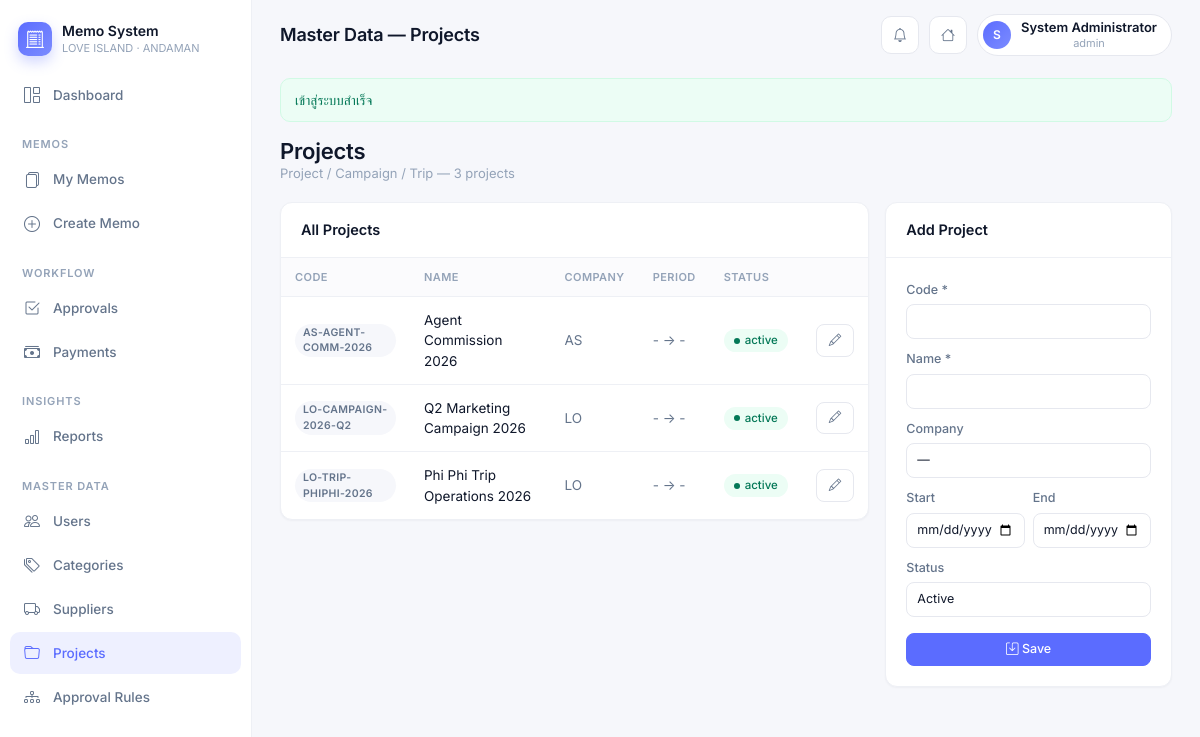
/master/projects (signed in), run on the app's committed database.
### tables this page shows
CREATE TABLE projects (
    id            BIGINT PRIMARY KEY AUTO_INCREMENT,
    project_code  VARCHAR(100) UNIQUE NOT NULL,
    project_name  VARCHAR(255) NOT NULL,
    company_id    BIGINT,
    department_id BIGINT,
    start_date    DATE,
    end_date      DATE,
    status        ENUM('active','inactive','completed') DEFAULT 'active',
    created_at    DATETIME DEFAULT CURRENT_TIMESTAMP,
    updated_at    DATETIME DEFAULT CURRENT_TIMESTAMP ON UPDATE CURRENT_TIMESTAMP,
    CONSTRAINT fk_proj_company FOREIGN KEY (company_id)    REFERENCES companies(id),
    CONSTRAINT fk_proj_dept    FOREIGN KEY (department_id) REFERENCES departments(id)
);

CREATE TABLE companies (
    id           BIGINT PRIMARY KEY AUTO_INCREMENT,
    company_code VARCHAR(50)  UNIQUE NOT NULL,
    company_name VARCHAR(255) NOT NULL,
    tax_id       VARCHAR(50),
    address      TEXT,
    phone        VARCHAR(50),
    email        VARCHAR(255),
    is_active    BOOLEAN DEFAULT TRUE,
    created_at   DATETIME DEFAULT CURRENT_TIMESTAMP,
    updated_at   DATETIME DEFAULT CURRENT_TIMESTAMP ON UPDATE CURRENT_TIMESTAMP
);

### app/controllers/MasterDataController.php (called while the page is built, shortened)
<?php
class MasterDataController extends Controller
{
    public function projects(): void
    {
        $this->view('master/projects', [
            'pageTitle' => 'Master Data — Projects',
            'projects'  => Database::select(
                "SELECT p.*, c.company_code FROM projects p
                 LEFT JOIN companies c ON p.company_id = c.id
                 ORDER BY p.project_code"
            ),
            'companies' => Company::active(),
        ]);
    }
}

### public/index.php (called while the page is built, shortened)
<?php
require __DIR__ . '/../app/core/helpers.php';
$router = new Router();
$router->get('/login',  'AuthController@showLogin');
$router->post('/login', 'AuthController@login');
$router->get('/logout', 'AuthController@logout');
$router->get('/',          'DashboardController@index');
$router->get('/dashboard', 'DashboardController@index');
$router->get('/memos',                   'MemoController@index');
$router->get('/memos/create',            'MemoController@create');
$router->post('/memos',                  'MemoController@store');
$router->get('/memos/{id}',              'MemoController@show');
$router->get('/memos/{id}/edit',         'MemoController@edit');
$router->post('/memos/{id}',             'MemoController@update');
$router->post('/memos/{id}/submit',      'MemoController@submit');
$router->post('/memos/{id}/cancel',      'MemoController@cancel');
$router->get('/memos/{id}/pdf',          'MemoController@pdf');
$router->post('/memos/{id}/items',           'MemoController@addItem');
$router->post('/memos/{id}/items/{itemId}/delete', 'MemoController@deleteItem');
$router->post('/memos/{id}/attachments',          'MemoController@uploadAttachment');
$router->post('/attachments/{id}/delete',         'MemoController@deleteAttachment');
$router->get('/approvals',                      'ApprovalController@index');
$router->post('/memos/{id}/approve',            'ApprovalController@approve');
$router->post('/memos/{id}/reject',             'ApprovalController@reject');
$router->post('/memos/{id}/revision',           'ApprovalController@revision');
$router->get('/payments',                       'PaymentController@index');
$router->get('/memos/{id}/payment',             'PaymentController@create');
$router->post('/memos/{id}/payment',            'PaymentController@store');
$router->post('/memos/{id}/close',              'PaymentController@close');
$router->get('/reports',                        'ReportController@index');
$router->get('/reports/by-company',             'ReportController@byCompany');
$router->get('/reports/by-department',          'ReportController@byDepartment');
$router->get('/reports/by-category',            'ReportController@byCategory');
$router->get('/reports/monthly',                'ReportController@monthly');
$router->get('/reports/pending-approval',       'ReportController@pendingApproval');
$router->get('/reports/pending-payment',        'ReportController@pendingPayment');
$router->get('/master/users',                   'MasterDataController@users');
$router->post('/master/users',                  'MasterDataController@saveUser');
$router->get('/master/companies',               'MasterDataController@companies');
$router->get('/master/departments',             'MasterDataController@departments');
$router->get('/master/categories',              'MasterDataController@categories');
$router->post('/master/categories',             'MasterDataController@saveCategory');
$router->get('/master/suppliers',               'MasterDataController@suppliers');
$router->post('/master/suppliers',              'MasterDataController@saveSupplier');
$router->get('/master/projects',                'MasterDataController@projects');
$router->post('/master/projects',               'MasterDataController@saveProject');
$router->get('/master/approval-rules',          'MasterDataController@approvalRules');
$router->get('/api/companies/{id}/departments', 'MasterDataController@apiDepartments');
$router->dispatch($_SERVER['REQUEST_METHOD'], $_SERVER['REQUEST_URI']);

### config/database.php (called while the page is built)
<?php
$env = static function (string $key, $default = null) {
    $val = getenv($key);
    return ($val === false || $val === '') ? $default : $val;
};
$parseUrl = static function (?string $url): ?array {
    if (!$url) return null;
    $p = parse_url($url);
    if (!$p) return null;
    return [
        'host'     => $p['host']     ?? 'localhost',
        'port'     => $p['port']     ?? 3306,
        'database' => isset($p['path']) ? ltrim($p['path'], '/') : '',
        'username' => $p['user']     ?? '',
        'password' => $p['pass']     ?? '',
    ];
};
$conn = $parseUrl($env('DATABASE_URL') ?? $env('MYSQL_URL'));
if (!$conn) {
    $conn = [
        'host'     => $env('MYSQLHOST',     $env('DB_HOST', '127.0.0.1')),
        'port'     => (int) $env('MYSQLPORT', $env('DB_PORT', 3306)),
        'database' => $env('MYSQLDATABASE', $env('DB_NAME', 'expense_memo')),
        'username' => $env('MYSQLUSER',     $env('DB_USER', 'root')),
        'password' => $env('MYSQLPASSWORD', $env('DB_PASSWORD', '')),
    ];
}
return [
    'driver'    => 'mysql',
    'host'      => $conn['host'],
    'port'      => (int) $conn['port'],
    'database'  => $conn['database'],
    'username'  => $conn['username'],
    'password'  => $conn['password'],
    'charset'   => 'utf8mb4',
    'collation' => 'utf8mb4_unicode_ci',
    'options'   => [
        PDO::ATTR_ERRMODE            => PDO::ERRMODE_EXCEPTION,
        PDO::ATTR_DEFAULT_FETCH_MODE => PDO::FETCH_ASSOC,
        PDO::ATTR_EMULATE_PREPARES   => false,
    ],
];

### app/core/Database.php (called while the page is built, shortened)
<?php
class Database
{
    private static ?PDO $pdo = null;
    public static function connection(): PDO
    {
        if (self::$pdo instanceof PDO) {
            return self::$pdo;
        }
        $cfg = require __DIR__ . '/../../config/database.php';
        $dsn = sprintf(
            '%s:host=%s;port=%d;dbname=%s;charset=%s',
            $cfg['driver'], $cfg['host'], $cfg['port'], $cfg['database'], $cfg['charset']
        );
        try {
            self::$pdo = new PDO($dsn, $cfg['username'], $cfg['password'], $cfg['options']);
        } catch (PDOException $e) {
            http_response_code(500);
            die('Database connection failed: ' . $e->getMessage());
        }
        return self::$pdo;
    }
    public static function select(string $sql, array $params = []): array
    {
        $stmt = self::connection()->prepare($sql);
        $stmt->execute($params);
        return $stmt->fetchAll();
    }
}

### app/core/helpers.php (called while the page is built, shortened)
<?php
if (!function_exists('config')) {
    function config(string $key = null) {
        static $cfg = null;
        if ($cfg === null) $cfg = require __DIR__ . '/../../config/config.php';
        $parts = explode('.', $key);
        $val = $cfg;
        foreach ($parts as $p) $val = $val[$p] ?? null;
        return $val;
    }
}
if (!function_exists('url')) {
    function url(string $path = '/') : string {
        $base = rtrim(config('app.base_url'), '/');
        return $base . '/' . ltrim($path, '/');
    }
}
if (!function_exists('e')) {
    function e($val) : string {
        return htmlspecialchars((string) $val, ENT_QUOTES | ENT_SUBSTITUTE, 'UTF-8');
    }
}
if (!function_exists('format_date')) {
    function format_date(?string $date) : string {
        if (!$date) return '-';
        return date('d/m/Y', strtotime($date));
    }
}

### app/views/master/projects.php (the view, shortened to what this page needs)
<div class="page-title">
    <div>
        <h3>Projects</h3>
        <div class="meta">Project / Campaign / Trip — <?= count($projects) ?> projects</div>
    </div>
</div>
<div class="row g-3">
    <div class="col-lg-8">
        <div class="emm-card">
            <div class="emm-card-header"><strong>All Projects</strong></div>
            <div class="table-responsive">
                <table class="emm-table">
                    <thead><tr><th>Code</th><th>Name</th><th>Company</th><th>Period</th><th>Status</th><th></th></tr></thead>
                    <tbody>
                        <?php foreach ($projects as $p): ?>
                            <tr>
                                <td><span class="role-tag" style="background: var(--emm-bg); color: var(--emm-text-muted);"><?= e($p['project_code']) ?></span></td>
                                <td><?= e($p['project_name']) ?></td>
                                <td class="text-muted small"><?= e($p['company_code'] ?? '-') ?></td>
                                <td class="text-muted small"><?= format_date($p['start_date']) ?> → <?= format_date($p['end_date']) ?></td>
                                <td><span class="status <?= $p['status'] === 'active' ? 'approved' : 'cancelled' ?>"><?= e($p['status']) ?></span></td>
                                <td><button class="btn btn-sm btn-outline-secondary" onclick='edit(<?= json_encode($p) ?>)'><i class="bi bi-pencil"></i></button></td>
                            </tr>
                        <?php endforeach; ?>
                    </tbody>
                </table>
            </div>
        </div>
    </div>
    <div class="col-lg-4">
        <div class="emm-card">
            <div class="emm-card-header"><strong id="ttl">Add Project</strong></div>
            <form method="post" action="<?= url('/master/projects') ?>" class="emm-card-body">
                <div class="row g-2">
                    <div class="col-12"><label class="form-label">Code *</label><input name="project_code" id="project_code" class="form-control form-control-sm" required></div>
                    <div class="col-12"><label class="form-label">Name *</label><input name="project_name" id="project_name" class="form-control form-control-sm" required></div>
                    <div class="col-12"><label class="form-label">Company</label>
                        <select name="company_id" id="company_id" class="form-select form-select-sm">
                            <option value="">—</option>
                        </select>
                    </div>
                    <div class="col-6"><label class="form-label">Start</label><input type="date" name="start_date" id="start_date" class="form-control form-control-sm"></div>
                    <div class="col-6"><label class="form-label">End</label><input type="date" name="end_date" id="end_date" class="form-control form-control-sm"></div>
                    <div class="col-12"><label class="form-label">Status</label>
                        <select name="status" id="status" class="form-select form-select-sm">
                            <option value="active">Active</option>
                        </select>
                    </div>
                </div>
                <button class="btn btn-primary btn-sm w-100 mt-3"><i class="bi bi-save"></i> Save</button>
            </form>
        </div>
    </div>
</div>

### app/core/Router.php (shortened to what this page needs)
<?php
class Router
{
    protected array $routes = [];
    private function add(string $method, string $path, $handler, array $middleware): void
    {
        $this->routes[] = [
            'method'     => $method,
            'path'       => $path,
            'handler'    => $handler,
            'middleware' => $middleware,
        ];
    }
    public function dispatch(string $method, string $uri): void
    {
        $uri = parse_url($uri, PHP_URL_PATH) ?? '/';
        foreach ($this->routes as $r) {
            if ($r['method'] !== $method) continue;
            $pattern = preg_replace('#\{([a-zA-Z_]+)\}#', '(?P<$1>[^/]+)', $r['path']);
            $pattern = '#^' . $pattern . '$#';
            if (preg_match($pattern, $uri, $matches)) {
                $params = array_filter($matches, 'is_string', ARRAY_FILTER_USE_KEY);
                $this->call($r['handler'], $params);
                return;
            }
        }
    }
    private function call($handler, array $params): void
    {
        if (is_string($handler) && str_contains($handler, '@')) {
            [$class, $method] = explode('@', $handler);
            $obj = new $fqcn();
            call_user_func_array([$obj, $method], $params);
            return;
        }
        throw new \RuntimeException('Invalid route handler');
    }
}

### data on the page
projects: project_code "AS-AGENT-COMM-2026", project_name "Agent Commission 2026", company.company_code "AS", start_date "-", end_date "-", status "active"
projects: project_code "LO-CAMPAIGN-2026-Q2", project_name "Q2 Marketing Campaign 2026", company.company_code "LO", start_date "-", end_date "-", status "active"
projects: project_code "LO-TRIP-PHIPHI-2026", project_name "Phi Phi Trip Operations 2026", company.company_code "LO", start_date "-", end_date "-", status "active"

### other printed values
$msg "เข้าสู่ระบบสำเร็จ"
